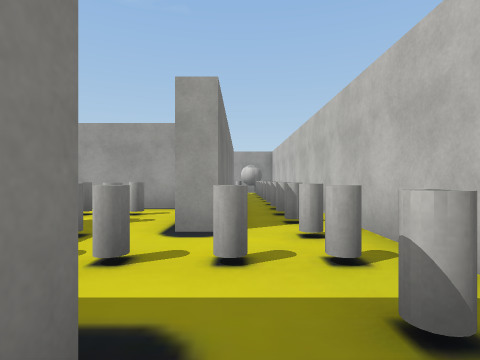
View 1 (above)

24 first-person views from a walk through a scene from a Unity 3-D project. The camera is 1.2 m above the floor, looks level and sees 80° across. The floor is counted in squares, 2 m on a side. Each view is taken from the middle of a square. On the plan, view 1 faces up. The plan holds only what a view shows up to about 9 squares ahead; the rest is blank. The player is left out. Some surface patterns are stand-ins.

View 2
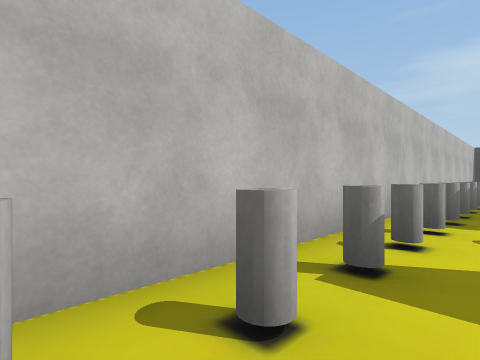

View 3
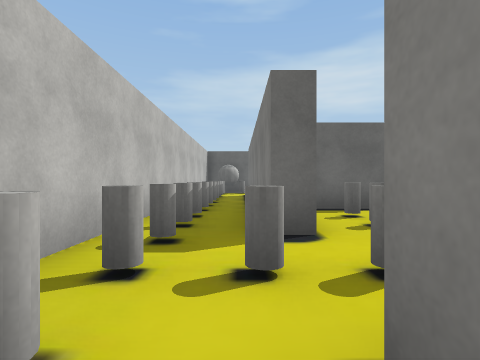

View 4
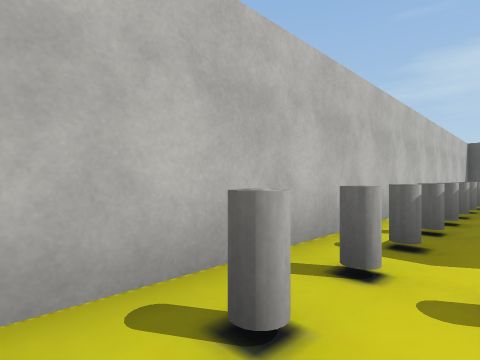

View 5
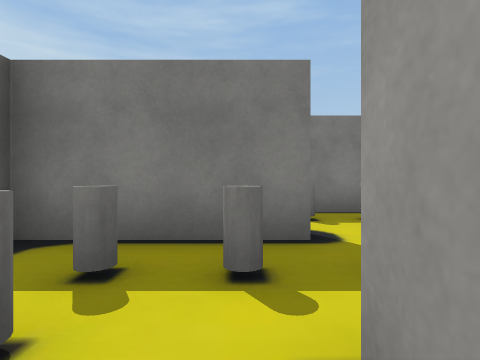

View 6
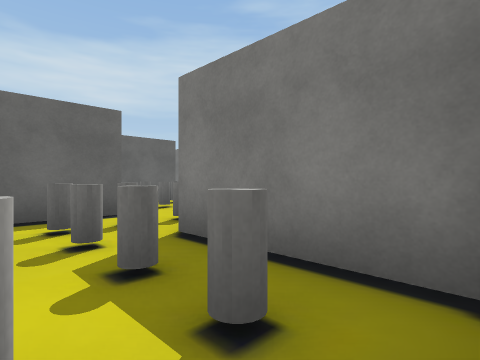

View 7
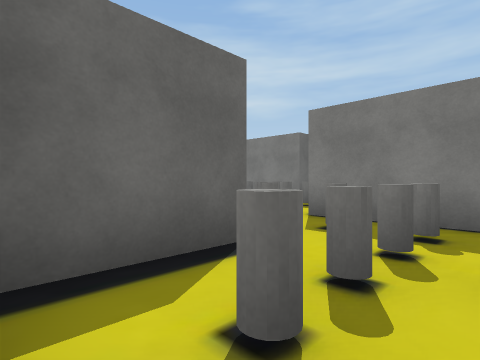

View 8
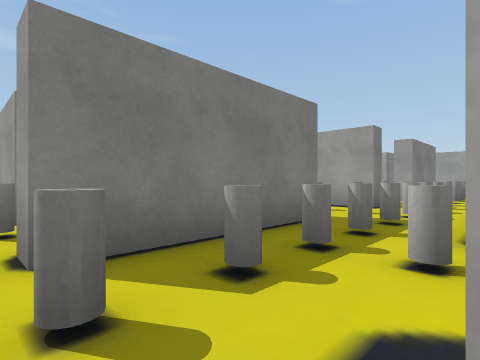

View 9
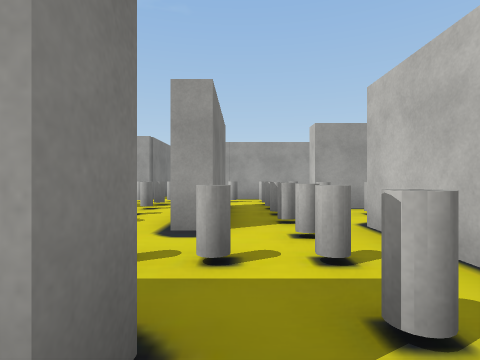

View 10
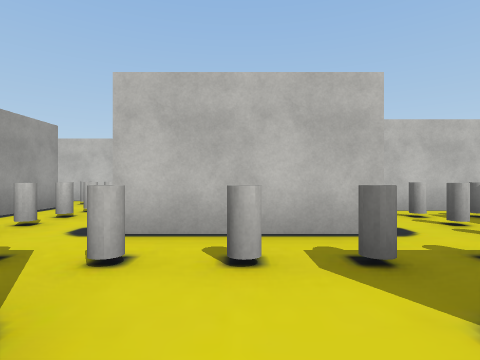

View 11
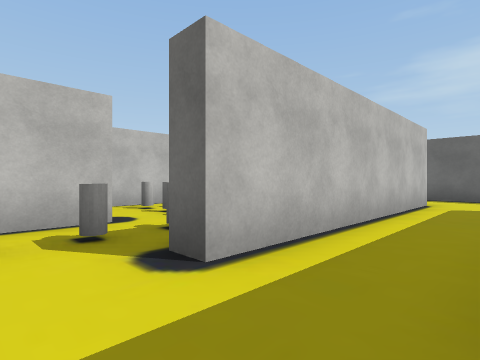

View 12
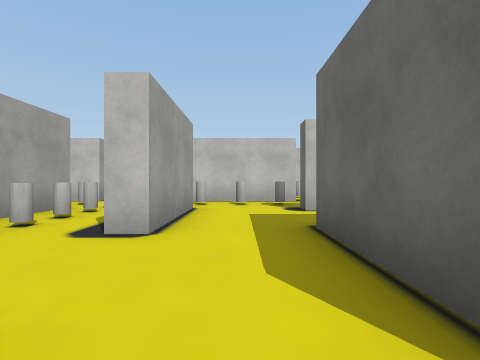

View 13
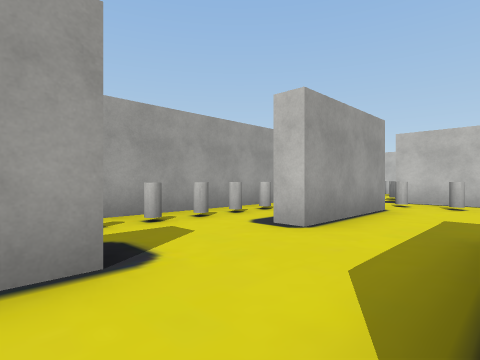

View 14
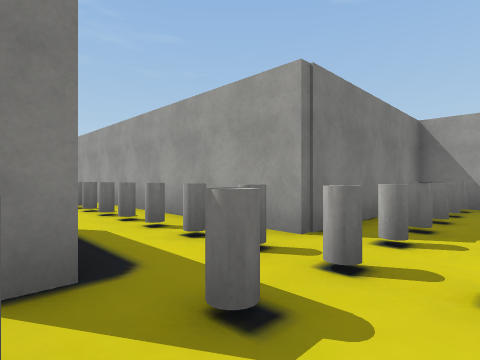

View 15
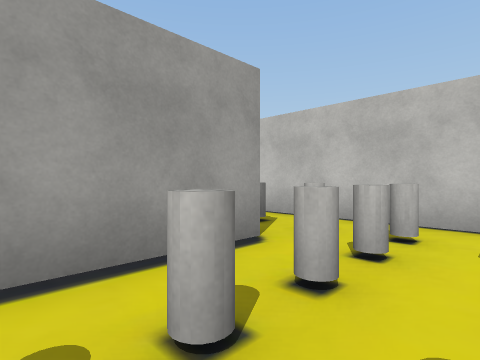

View 16
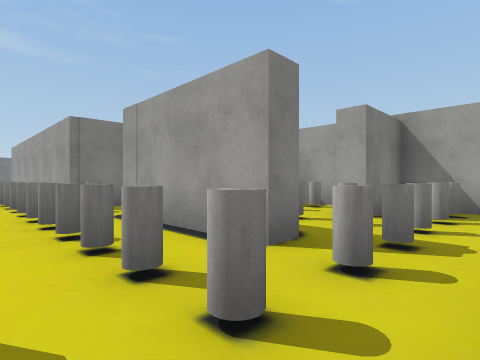

View 17
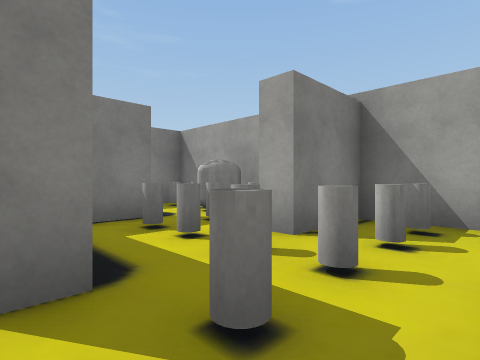

View 18
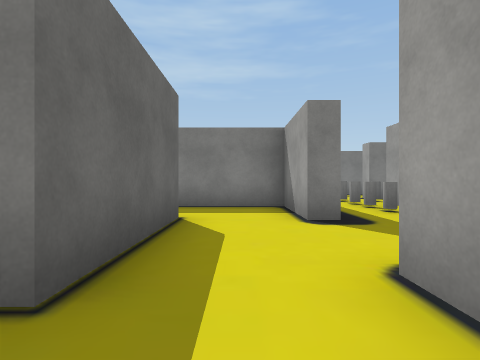

View 19
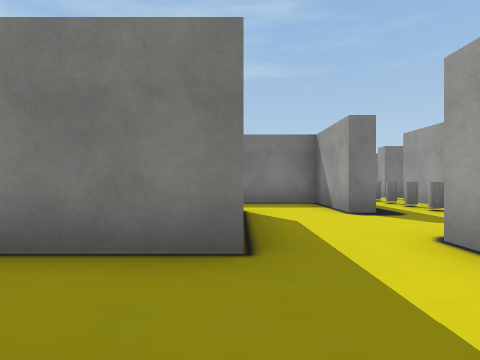

View 20
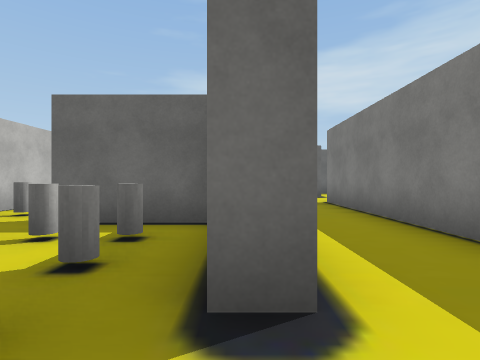

View 21
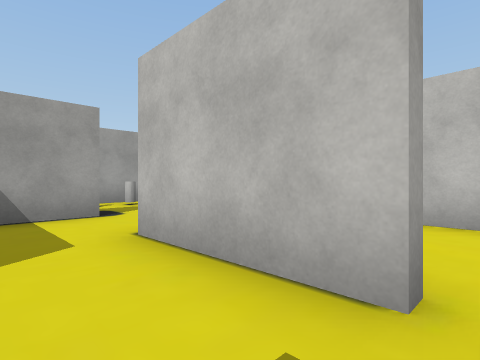

View 22
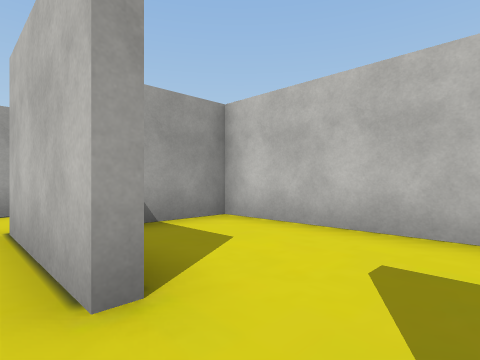

View 23
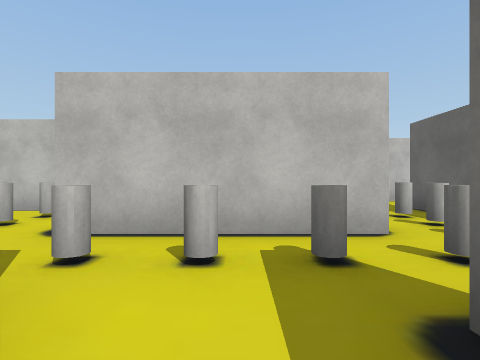

View 24
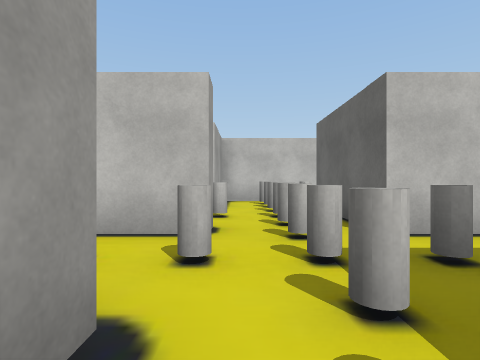

### Floor plan
Points are (right, up) in squares from view 1. A wall is a line through its corners. A room is listed if a view was taken in it or the views show most of it. See-through windows are left out.
Room 1 (views 1, 3, 4, 6)
walls: (-0.9, -2.1) (-0.4, -2.1) (-0.4, -7.6); (-0.4, 0.8) (-0.4, 0.1); (-2.9, -0.1) (-2.9, -2.9); (1.5, -10.1) (1.5, 1.4)
ways out: opening at (0.5, 1) to room 2; opening at (-1.5, -2) to room 3
objects: other object (-2, -2); other object (-2, -1); other object (-1, -1); other object (0, -1); other object (1, -8); other object (1, -7); other object (1, -6); other object (1, -5); other object (1, -4); other object (1, -3); other object (1, -2); other object (1, -1); other object (1, 0); other object (1, 1)
Room 2 (views 2, 5)
walls: (-1.4, 6) (-3.4, 6); (-0.2, 3.3) (-0.9, 3.3); (-2.9, 3.8) (-2.9, 0.6); (1.5, 1.4) (1.5, 8.9)
ways out: opening at (0.5, 1) to room 1; opening at (-3, 4.5) to room 8
objects: other object (-3, 5); other object (-2, 2); other object (-2, 3); other object (-2, 4); other object (-2, 5); other object (-1, 2); other object (0, 2); other object (1, 2); other object (1, 3); other object (1, 4); other object (1, 5); other object (1, 6); other object (1, 7); other object (1, 8); other object (1, 9)
Room 3 (view 7)
walls: (-3.1, -5) (-1.1, -5)
ways out: opening at (-1.5, -2) to room 1; opening at (-3, -3.5) to room 16
objects: other object (-3, -4); other object (-2, -4); other object (-2, -3)
Room 4 (view 8)
walls: (-0.8, -8.9) (-0.8, -5.4) (-3.1, -5.4)
ways out: opening at (-3, -6.5) to room 17; opening at (-1.5, -8)
objects: other object (-3, -7); other object (-2, -8); other object (-2, -7)
Room 5 (view 9)
walls: (-5.3, 1) (-5.3, 0.5) (-6.8, 0.5); (-3.4, -2.1) (-3.4, 1.6)
ways out: opening at (-4.5, 1) to room 8; opening at (-6.5, -2) to room 14; opening at (-4, -2) to room 16
objects: other object (-5, -1); other object (-4, -1); other object (-4, 0); other object (-4, 1)
Room 6 (views 10, 18, 23)
walls: (-10.4, 4) (-10.4, -2.9); (-8.4, -2.9) (-8.4, 3.7); (-7.8, 6) (-9.4, 6)
ways out: opening at (-10, 5) to room 7; opening at (-8, 4.5) to room 8; opening at (-8, -3.5) to room 14
Room 7 (views 11, 12, 13)
walls: (-13.3, 6.6) (-13.3, 6) (-15.5, 6) (-15.5, 3.5); (-9.4, 6) (-10.8, 6) (-10.8, 6.6); (-13.6, 4) (-10.4, 4); (-5.8, 9) (-5.8, 9.9); (-5.6, 13.4) (-7.8, 13.4) (-7.8, 8.7) (-16.2, 8.7)
ways out: opening at (-10, 5) to room 6; opening at (-6.5, 6) to room 8; opening at (-5, 7.5) to room 9; opening at (-14.5, 4) to room 12; opening at (-5, 12.5) to room 15
objects: other object (-17, 8); other object (-17, 9); other object (-16, 8); other object (-15, 8); other object (-14, 8); other object (-13, 8); other object (-12, 8); other object (-11, 8); other object (-10, 8); other object (-9, 8); other object (-8, 8); other object (-7, 7); other object (-7, 8); other object (-7, 9); other object (-7, 10); other object (-7, 11); other object (-7, 12); other object (-7, 13); other object (-6, 8); other object (-6, 13)
Room 8 (views 14, 19, 20)
walls: (-5.3, 5.4) (-5.3, 3.3) (-5.8, 3.3) (-5.8, 6.5); (-8.4, 3.7) (-7.8, 3.7); (-7.8, 6.6) (-7.8, 6); (-7.6, 1) (-5.3, 1); (-3.4, 1.6) (-3.4, 3.8)
ways out: opening at (-3, 4.5) to room 2; opening at (-4.5, 1) to room 5; opening at (-8, 4.5) to room 6; opening at (-6.5, 6) to room 7; opening at (-4, 6) to room 9
objects: other object (-7, 2); other object (-7, 3); other object (-7, 4); other object (-7, 5); other object (-7, 6); other object (-6, 2); other object (-5, 2); other object (-4, 2); other object (-4, 3); other object (-4, 4); other object (-4, 5)
Room 9 (view 15)
walls: (-3.4, 6) (-3.4, 6.5); (-5.3, 6.4) (-5.3, 5.4); (-2.7, 9) (-5.8, 9)
ways out: opening at (-5, 7.5) to room 7; opening at (-4, 6) to room 8; opening at (-3, 7.5) to room 10
objects: other object (-5, 8); other object (-4, 6); other object (-4, 7); other object (-4, 8)
Room 10 (view 16)
walls: (-0.8, 7.4) (-0.8, 8.6)
ways out: opening at (-3, 7.5) to room 9; opening at (-1.5, 9) to room 11
objects: other object (-3, 8); other object (-2, 8)
Room 11 (view 17)
walls: (-2.7, 9.6) (-2.7, 9); (-1.4, 13.4) (-2.9, 13.4) (-2.9, 11.6) (-3.4, 11.6); (-0.8, 8.6) (-0.8, 10.8)
ways out: opening at (-1.5, 9) to room 10; opening at (-3, 10.5) to room 15
objects: other object (-3, 11); other object (-2, 9); other object (-2, 10); other object (-2, 11); other object (-2, 12); other object (-2, 13)
Room 12 (views 21, 22)
walls: (-13.6, 1.2) (-13.6, 4)
ways out: opening at (-14.5, 4) to room 7; opening at (-13, 0.5)
Room 13 (view 24)
walls: (-8.4, -7.6) (-7.8, -7.6) (-7.8, -8.9); (-7.8, -5.4) (-9.6, -5.4); (-5.8, -8.8) (-5.8, -7.6); (-5.3, -5.7) (-5.8, -5.7)
ways out: opening at (-6.5, -5) to room 14; opening at (-5, -6.5) to room 17
objects: other object (-8, -7); other object (-7, -8); other object (-7, -7); other object (-7, -6); other object (-6, -7)
Room 14 (no view inside)
walls: (-5.8, -5.7) (-5.8, -1.9); (-9.1, -5) (-7.8, -5)
ways out: opening at (-6.5, -2) to room 5; opening at (-8, -3.5) to room 6; opening at (-6.5, -5) to room 13
objects: other object (-7, -5); other object (-7, -4); other object (-7, -3)
Room 15 (no view inside)
walls: (-4.1, 13.4) (-5.6, 13.4); (-5.3, 11.4) (-5.3, 10.4)
ways out: opening at (-5, 12.5) to room 7; opening at (-3, 10.5) to room 11
objects: other object (-5, 13); other object (-4, 11); other object (-4, 12); other object (-4, 13)
Room 16 (no view inside)
walls: (-5.3, -1.9) (-5.3, -5.7)
ways out: opening at (-3, -3.5) to room 3; opening at (-4, -2) to room 5; opening at (-4, -5) to room 17
objects: other object (-4, -5); other object (-4, -4); other object (-4, -3); other object (-4, -2)
Room 17 (no view inside)
walls: (-5.8, -7.6) (-2.9, -7.6)
ways out: opening at (-3, -6.5) to room 4; opening at (-5, -6.5) to room 13; opening at (-4, -5) to room 16
objects: other object (-5, -7); other object (-4, -7); other object (-4, -6)

Positions as (right, up) in squares from view 1, and headings:
1: (0, 0), facing up
2: (0, 3), facing down-right
3: (0, 1), facing down
4: (0, 1), facing down-right
5: (0, 3), facing left
6: (-1, 0), facing down-left
7: (-1, -3), facing down-left
8: (-3, -6), facing up-left
9: (-5, 0), facing up
10: (-9, 5), facing right
11: (-10, 5), facing down-right
12: (-14, 5), facing right
13: (-14, 4), facing up-right
14: (-6, 6), facing up-left
15: (-5, 7), facing up-right
16: (-1, 7), facing up-left
17: (-1, 9), facing up-left
18: (-9, 5), facing left
19: (-8, 4), facing left
20: (-8, 5), facing down
21: (-15, 1), facing up-right
22: (-14, 0), facing up-right
23: (-9, -4), facing right
24: (-9, -6), facing right
